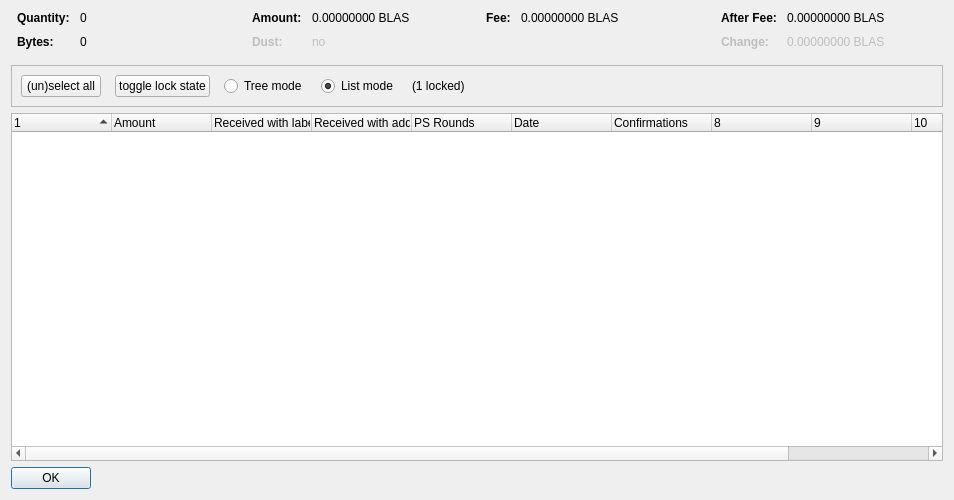
<?xml version="1.0" encoding="UTF-8"?>
<ui version="4.0">
 <class>CoinControlDialog</class>
 <widget class="QDialog" name="CoinControlDialog">
  <property name="geometry">
   <rect>
    <x>0</x>
    <y>0</y>
    <width>954</width>
    <height>500</height>
   </rect>
  </property>
  <property name="windowTitle">
   <string>Coin Selection</string>
  </property>
  <layout class="QVBoxLayout" name="verticalLayout">
   <item>
    <layout class="QHBoxLayout" name="horizontalLayoutTop" stretch="0,0,0,0">
     <property name="topMargin">
      <number>0</number>
     </property>
     <property name="bottomMargin">
      <number>10</number>
     </property>
     <item>
      <layout class="QFormLayout" name="formLayoutCoinControl1">
       <property name="horizontalSpacing">
        <number>10</number>
       </property>
       <property name="verticalSpacing">
        <number>10</number>
       </property>
       <property name="leftMargin">
        <number>6</number>
       </property>
       <property name="rightMargin">
        <number>6</number>
       </property>
       <item row="0" column="0">
        <widget class="QLabel" name="labelCoinControlQuantityText">
         <property name="font">
          <font>
           <weight>75</weight>
           <bold>true</bold>
          </font>
         </property>
         <property name="text">
          <string>Quantity:</string>
         </property>
        </widget>
       </item>
       <item row="0" column="1">
        <widget class="QLabel" name="labelCoinControlQuantity">
         <property name="cursor">
          <cursorShape>IBeamCursor</cursorShape>
         </property>
         <property name="contextMenuPolicy">
          <enum>Qt::ActionsContextMenu</enum>
         </property>
         <property name="text">
          <string notr="true">0</string>
         </property>
         <property name="textInteractionFlags">
          <set>Qt::LinksAccessibleByMouse|Qt::TextSelectableByKeyboard|Qt::TextSelectableByMouse</set>
         </property>
        </widget>
       </item>
       <item row="1" column="0">
        <widget class="QLabel" name="labelCoinControlBytesText">
         <property name="font">
          <font>
           <weight>75</weight>
           <bold>true</bold>
          </font>
         </property>
         <property name="text">
          <string>Bytes:</string>
         </property>
        </widget>
       </item>
       <item row="1" column="1">
        <widget class="QLabel" name="labelCoinControlBytes">
         <property name="cursor">
          <cursorShape>IBeamCursor</cursorShape>
         </property>
         <property name="contextMenuPolicy">
          <enum>Qt::ActionsContextMenu</enum>
         </property>
         <property name="text">
          <string notr="true">0</string>
         </property>
         <property name="textInteractionFlags">
          <set>Qt::LinksAccessibleByMouse|Qt::TextSelectableByKeyboard|Qt::TextSelectableByMouse</set>
         </property>
        </widget>
       </item>
      </layout>
     </item>
     <item>
      <layout class="QFormLayout" name="formLayoutCoinControl2">
       <property name="horizontalSpacing">
        <number>10</number>
       </property>
       <property name="verticalSpacing">
        <number>10</number>
       </property>
       <property name="leftMargin">
        <number>6</number>
       </property>
       <property name="rightMargin">
        <number>6</number>
       </property>
       <item row="0" column="0">
        <widget class="QLabel" name="labelCoinControlAmountText">
         <property name="font">
          <font>
           <weight>75</weight>
           <bold>true</bold>
          </font>
         </property>
         <property name="text">
          <string>Amount:</string>
         </property>
        </widget>
       </item>
       <item row="0" column="1">
        <widget class="QLabel" name="labelCoinControlAmount">
         <property name="cursor">
          <cursorShape>IBeamCursor</cursorShape>
         </property>
         <property name="contextMenuPolicy">
          <enum>Qt::ActionsContextMenu</enum>
         </property>
         <property name="text">
          <string notr="true">0.00000000 BLAS</string>
         </property>
         <property name="textInteractionFlags">
          <set>Qt::LinksAccessibleByMouse|Qt::TextSelectableByKeyboard|Qt::TextSelectableByMouse</set>
         </property>
        </widget>
       </item>
       <item row="1" column="0">
        <widget class="QLabel" name="labelCoinControlLowOutputText">
         <property name="enabled">
          <bool>false</bool>
         </property>
         <property name="font">
          <font>
           <weight>75</weight>
           <bold>true</bold>
          </font>
         </property>
         <property name="text">
          <string>Dust:</string>
         </property>
        </widget>
       </item>
       <item row="1" column="1">
        <widget class="QLabel" name="labelCoinControlLowOutput">
         <property name="enabled">
          <bool>false</bool>
         </property>
         <property name="cursor">
          <cursorShape>IBeamCursor</cursorShape>
         </property>
         <property name="contextMenuPolicy">
          <enum>Qt::ActionsContextMenu</enum>
         </property>
         <property name="text">
          <string notr="true">no</string>
         </property>
         <property name="textInteractionFlags">
          <set>Qt::LinksAccessibleByMouse|Qt::TextSelectableByKeyboard|Qt::TextSelectableByMouse</set>
         </property>
        </widget>
       </item>
      </layout>
     </item>
     <item>
      <layout class="QFormLayout" name="formLayoutCoinControl3">
       <property name="horizontalSpacing">
        <number>10</number>
       </property>
       <property name="verticalSpacing">
        <number>10</number>
       </property>
       <property name="leftMargin">
        <number>6</number>
       </property>
       <property name="rightMargin">
        <number>6</number>
       </property>
       <item row="0" column="0">
        <widget class="QLabel" name="labelCoinControlFeeText">
         <property name="font">
          <font>
           <weight>75</weight>
           <bold>true</bold>
          </font>
         </property>
         <property name="text">
          <string>Fee:</string>
         </property>
        </widget>
       </item>
       <item row="0" column="1">
        <widget class="QLabel" name="labelCoinControlFee">
         <property name="cursor">
          <cursorShape>IBeamCursor</cursorShape>
         </property>
         <property name="contextMenuPolicy">
          <enum>Qt::ActionsContextMenu</enum>
         </property>
         <property name="text">
          <string notr="true">0.00000000 BLAS</string>
         </property>
         <property name="textInteractionFlags">
          <set>Qt::LinksAccessibleByMouse|Qt::TextSelectableByKeyboard|Qt::TextSelectableByMouse</set>
         </property>
        </widget>
       </item>
      </layout>
     </item>
     <item>
      <layout class="QFormLayout" name="formLayoutCoinControl4">
       <property name="horizontalSpacing">
        <number>10</number>
       </property>
       <property name="verticalSpacing">
        <number>10</number>
       </property>
       <property name="leftMargin">
        <number>6</number>
       </property>
       <property name="rightMargin">
        <number>6</number>
       </property>
       <item row="0" column="0">
        <widget class="QLabel" name="labelCoinControlAfterFeeText">
         <property name="font">
          <font>
           <weight>75</weight>
           <bold>true</bold>
          </font>
         </property>
         <property name="text">
          <string>After Fee:</string>
         </property>
        </widget>
       </item>
       <item row="0" column="1">
        <widget class="QLabel" name="labelCoinControlAfterFee">
         <property name="cursor">
          <cursorShape>IBeamCursor</cursorShape>
         </property>
         <property name="contextMenuPolicy">
          <enum>Qt::ActionsContextMenu</enum>
         </property>
         <property name="text">
          <string notr="true">0.00000000 BLAS</string>
         </property>
         <property name="textInteractionFlags">
          <set>Qt::LinksAccessibleByMouse|Qt::TextSelectableByKeyboard|Qt::TextSelectableByMouse</set>
         </property>
        </widget>
       </item>
       <item row="1" column="0">
        <widget class="QLabel" name="labelCoinControlChangeText">
         <property name="enabled">
          <bool>false</bool>
         </property>
         <property name="font">
          <font>
           <weight>75</weight>
           <bold>true</bold>
          </font>
         </property>
         <property name="text">
          <string>Change:</string>
         </property>
        </widget>
       </item>
       <item row="1" column="1">
        <widget class="QLabel" name="labelCoinControlChange">
         <property name="enabled">
          <bool>false</bool>
         </property>
         <property name="cursor">
          <cursorShape>IBeamCursor</cursorShape>
         </property>
         <property name="contextMenuPolicy">
          <enum>Qt::ActionsContextMenu</enum>
         </property>
         <property name="text">
          <string notr="true">0.00000000 BLAS</string>
         </property>
         <property name="textInteractionFlags">
          <set>Qt::LinksAccessibleByMouse|Qt::TextSelectableByKeyboard|Qt::TextSelectableByMouse</set>
         </property>
        </widget>
       </item>
      </layout>
     </item>
    </layout>
   </item>
   <item>
    <widget class="QFrame" name="frame">
     <property name="minimumSize">
      <size>
       <width>0</width>
       <height>40</height>
      </size>
     </property>
     <property name="frameShape">
      <enum>QFrame::StyledPanel</enum>
     </property>
     <property name="frameShadow">
      <enum>QFrame::Sunken</enum>
     </property>
     <layout class="QHBoxLayout" name="horizontalLayout">
      <item>
       <layout class="QHBoxLayout" name="horizontalLayoutPanel" stretch="0,0,0,0,0,0">
        <property name="spacing">
         <number>14</number>
        </property>
        <item>
         <widget class="QPushButton" name="pushButtonSelectAll">
          <property name="sizePolicy">
           <sizepolicy hsizetype="Maximum" vsizetype="Fixed">
            <horstretch>0</horstretch>
            <verstretch>0</verstretch>
           </sizepolicy>
          </property>
          <property name="text">
           <string>(un)select all</string>
          </property>
          <property name="autoDefault">
           <bool>false</bool>
          </property>
         </widget>
        </item>
        <item>
         <widget class="QPushButton" name="pushButtonToggleLock">
          <property name="sizePolicy">
           <sizepolicy hsizetype="Maximum" vsizetype="Fixed">
            <horstretch>0</horstretch>
            <verstretch>0</verstretch>
           </sizepolicy>
          </property>
          <property name="text">
           <string>toggle lock state</string>
          </property>
          <property name="autoDefault">
           <bool>false</bool>
          </property>
         </widget>
        </item>
        <item>
         <widget class="QRadioButton" name="radioTreeMode">
          <property name="sizePolicy">
           <sizepolicy hsizetype="Maximum" vsizetype="Fixed">
            <horstretch>0</horstretch>
            <verstretch>0</verstretch>
           </sizepolicy>
          </property>
          <property name="text">
           <string>Tree mode</string>
          </property>
         </widget>
        </item>
        <item>
         <widget class="QRadioButton" name="radioListMode">
          <property name="sizePolicy">
           <sizepolicy hsizetype="Maximum" vsizetype="Fixed">
            <horstretch>0</horstretch>
            <verstretch>0</verstretch>
           </sizepolicy>
          </property>
          <property name="text">
           <string>List mode</string>
          </property>
          <property name="checked">
           <bool>true</bool>
          </property>
         </widget>
        </item>
        <item>
         <widget class="QLabel" name="labelLocked">
          <property name="text">
           <string>(1 locked)</string>
          </property>
         </widget>
        </item>
        <item>
         <spacer name="horizontalSpacer">
          <property name="orientation">
           <enum>Qt::Horizontal</enum>
          </property>
          <property name="sizeHint" stdset="0">
           <size>
            <width>40</width>
            <height>20</height>
           </size>
          </property>
         </spacer>
        </item>
       </layout>
      </item>
     </layout>
    </widget>
   </item>
   <item>
    <widget class="CoinControlTreeWidget" name="treeWidget">
     <property name="contextMenuPolicy">
      <enum>Qt::CustomContextMenu</enum>
     </property>
     <property name="sortingEnabled">
      <bool>false</bool>
     </property>
     <property name="columnCount">
      <number>11</number>
     </property>
     <attribute name="headerShowSortIndicator" stdset="0">
      <bool>true</bool>
     </attribute>
     <attribute name="headerStretchLastSection">
      <bool>false</bool>
     </attribute>
     <column>
      <property name="text">
       <string/>
      </property>
     </column>
     <column>
      <property name="text">
       <string>Amount</string>
      </property>
     </column>
     <column>
      <property name="text">
       <string>Received with label</string>
      </property>
     </column>
     <column>
      <property name="text">
       <string>Received with address</string>
      </property>
     </column>
     <column>
      <property name="text">
       <string>PS Rounds</string>
      </property>
     </column>
     <column>
      <property name="text">
       <string>Date</string>
      </property>
     </column>
     <column>
      <property name="text">
       <string>Confirmations</string>
      </property>
      <property name="toolTip">
       <string>Confirmed</string>
      </property>
     </column>
     <column>
      <property name="text">
       <string/>
      </property>
     </column>
     <column>
      <property name="text">
       <string/>
      </property>
     </column>
     <column>
      <property name="text">
       <string/>
      </property>
     </column>
     <column>
      <property name="text">
       <string/>
      </property>
     </column>
    </widget>
   </item>
   <item>
    <widget class="QDialogButtonBox" name="buttonBox">
     <property name="sizePolicy">
      <sizepolicy hsizetype="Maximum" vsizetype="Fixed">
       <horstretch>0</horstretch>
       <verstretch>0</verstretch>
      </sizepolicy>
     </property>
     <property name="orientation">
      <enum>Qt::Horizontal</enum>
     </property>
     <property name="standardButtons">
      <set>QDialogButtonBox::Ok</set>
     </property>
    </widget>
   </item>
  </layout>
 </widget>
 <customwidgets>
  <customwidget>
   <class>CoinControlTreeWidget</class>
   <extends>QTreeWidget</extends>
   <header>coincontroltreewidget.h</header>
  </customwidget>
 </customwidgets>
 <resources/>
 <connections/>
</ui>
